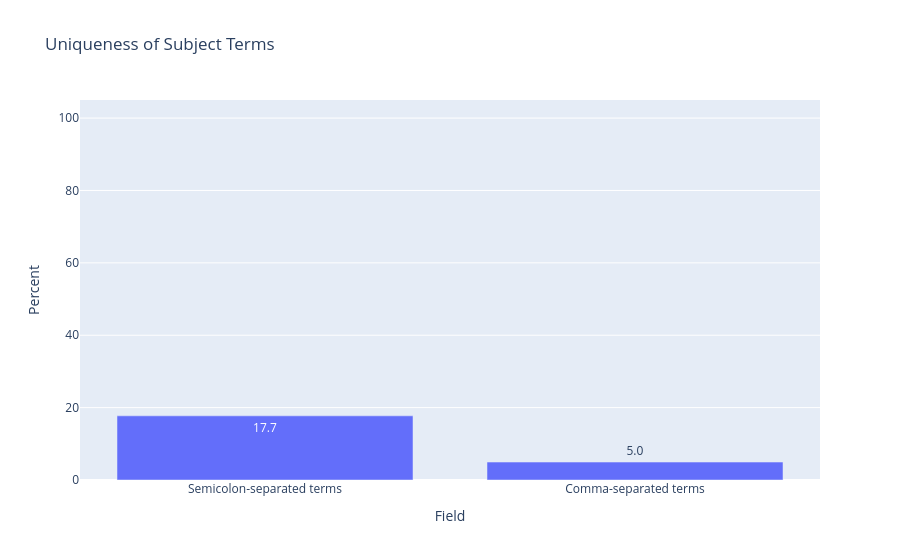

This figure's notebook cell:
### Code cell
term_uniqueness = [
    len(set(subject_terms_semicolon_sep)) / len(subject_terms_semicolon_sep),
    len(set(subject_terms_comma_sep)) / len(subject_terms_comma_sep)
]
term_uniqueness = [val * 100 for val in term_uniqueness]

# Graph uniqueness
fig = go.Figure(
    data=[go.Bar(
        x=['Semicolon-separated terms', 'Comma-separated terms'],
        y=term_uniqueness,
        text=[str(round(val, 1)) for val in term_uniqueness],
    )],
    layout=go.Layout(
        title={'text': 'Uniqueness of Subject Terms'},
        xaxis={'title': {'text': 'Field'}},
        yaxis={'title': {'text': 'Percent'}, 'range': [0, 105]}
    )
)
fig

### Figure 1 — Plotly figure (JSON) as saved in the notebook; plotly's stock layout.template omitted (floating-point values rounded to 4 significant figures)
{"data": [{"text": ["17.7", "5.0"], "type": "bar", "x": ["Semicolon-separated terms", "Comma-separated terms"], "y": [17.73, 4.954]}], "layout": {"title": {"text": "Uniqueness of Subject Terms"}, "xaxis": {"title": {"text": "Field"}}, "yaxis": {"range": [0, 105], "title": {"text": "Percent"}}}}
